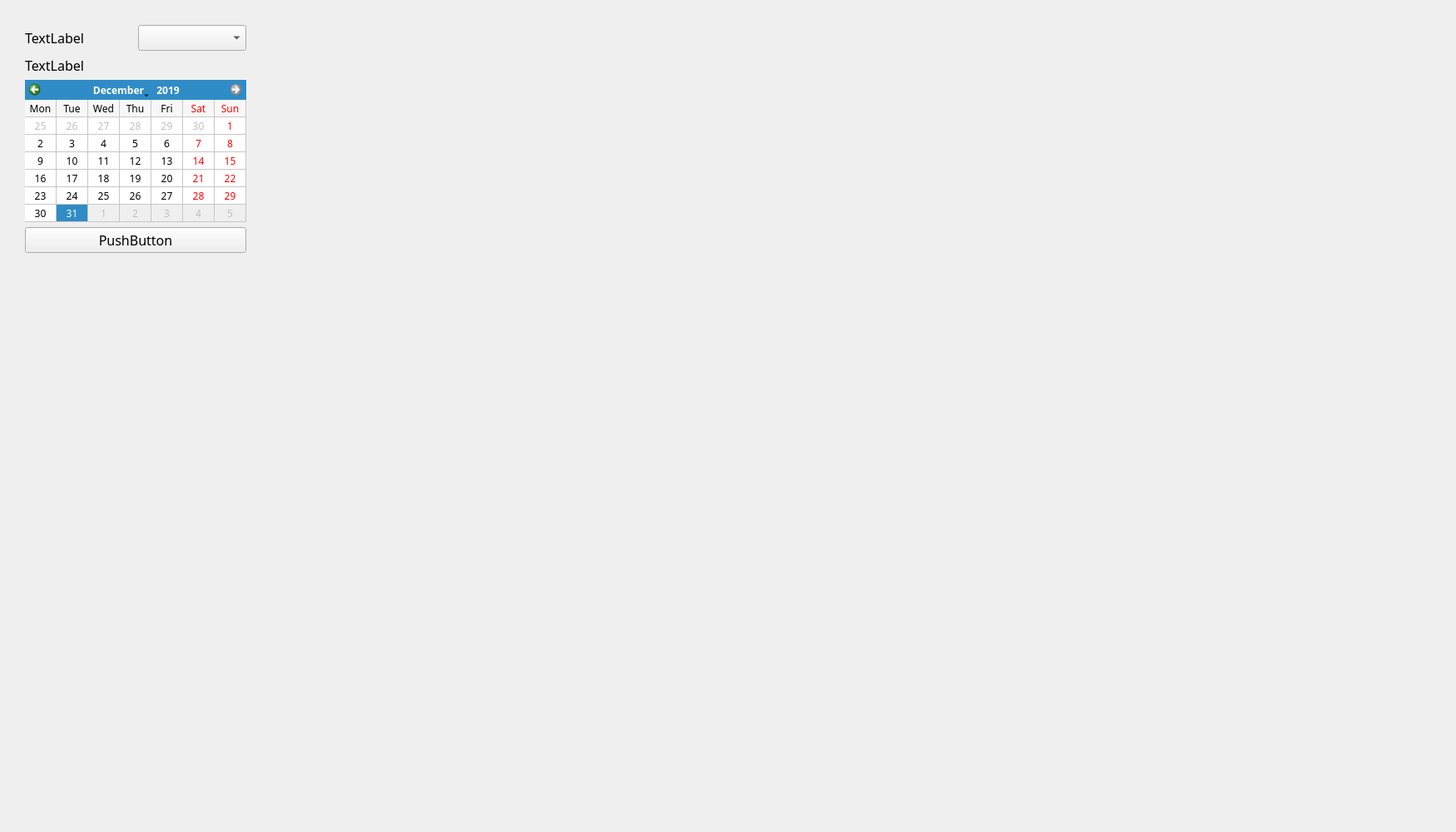
<?xml version="1.0" encoding="UTF-8"?>
<ui version="4.0">
 <class>Panel3</class>
 <widget class="QWidget" name="Panel3">
  <property name="geometry">
   <rect>
    <x>0</x>
    <y>0</y>
    <width>1750</width>
    <height>1000</height>
   </rect>
  </property>
  <property name="font">
   <font>
    <family>標楷體</family>
   </font>
  </property>
  <property name="windowTitle">
   <string>Form</string>
  </property>
  <widget class="QWidget" name="layoutWidget">
   <property name="geometry">
    <rect>
     <x>30</x>
     <y>30</y>
     <width>1691</width>
     <height>951</height>
    </rect>
   </property>
   <layout class="QHBoxLayout" name="horizontalLayout_2">
    <item>
     <layout class="QVBoxLayout" name="verticalLayout">
      <item>
       <layout class="QHBoxLayout" name="horizontalLayout">
        <item>
         <widget class="QLabel" name="label">
          <property name="font">
           <font>
            <family>標楷體</family>
            <pointsize>12</pointsize>
           </font>
          </property>
          <property name="text">
           <string>TextLabel</string>
          </property>
         </widget>
        </item>
        <item>
         <widget class="QComboBox" name="comboBox">
          <property name="font">
           <font>
            <family>標楷體</family>
            <pointsize>12</pointsize>
           </font>
          </property>
         </widget>
        </item>
       </layout>
      </item>
      <item>
       <widget class="QLabel" name="label_2">
        <property name="font">
         <font>
          <family>標楷體</family>
          <pointsize>12</pointsize>
         </font>
        </property>
        <property name="text">
         <string>TextLabel</string>
        </property>
       </widget>
      </item>
      <item>
       <widget class="QCalendarWidget" name="calendarWidget">
        <property name="sizePolicy">
         <sizepolicy hsizetype="Fixed" vsizetype="Maximum">
          <horstretch>0</horstretch>
          <verstretch>0</verstretch>
         </sizepolicy>
        </property>
        <property name="font">
         <font>
          <pointsize>9</pointsize>
         </font>
        </property>
        <property name="minimumDate">
         <date>
          <year>2011</year>
          <month>1</month>
          <day>1</day>
         </date>
        </property>
        <property name="maximumDate">
         <date>
          <year>2019</year>
          <month>12</month>
          <day>31</day>
         </date>
        </property>
        <property name="firstDayOfWeek">
         <enum>Qt::Monday</enum>
        </property>
        <property name="gridVisible">
         <bool>true</bool>
        </property>
        <property name="horizontalHeaderFormat">
         <enum>QCalendarWidget::ShortDayNames</enum>
        </property>
        <property name="verticalHeaderFormat">
         <enum>QCalendarWidget::NoVerticalHeader</enum>
        </property>
        <property name="navigationBarVisible">
         <bool>true</bool>
        </property>
        <property name="dateEditEnabled">
         <bool>false</bool>
        </property>
       </widget>
      </item>
      <item>
       <widget class="QPushButton" name="pushButton">
        <property name="font">
         <font>
          <pointsize>12</pointsize>
         </font>
        </property>
        <property name="text">
         <string>PushButton</string>
        </property>
       </widget>
      </item>
      <item>
       <spacer name="verticalSpacer">
        <property name="orientation">
         <enum>Qt::Vertical</enum>
        </property>
        <property name="sizeType">
         <enum>QSizePolicy::Expanding</enum>
        </property>
        <property name="sizeHint" stdset="0">
         <size>
          <width>20</width>
          <height>40</height>
         </size>
        </property>
       </spacer>
      </item>
     </layout>
    </item>
    <item>
     <layout class="QGridLayout" name="gridLayout">
      <item row="0" column="0">
       <spacer name="horizontalSpacer">
        <property name="orientation">
         <enum>Qt::Horizontal</enum>
        </property>
        <property name="sizeType">
         <enum>QSizePolicy::Expanding</enum>
        </property>
        <property name="sizeHint" stdset="0">
         <size>
          <width>40</width>
          <height>20</height>
         </size>
        </property>
       </spacer>
      </item>
     </layout>
    </item>
   </layout>
  </widget>
 </widget>
 <resources/>
 <connections/>
</ui>
